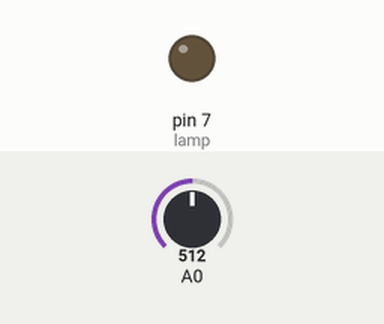
Simulated run of this sketch. Board: Arduino Uno, built with avr-gcc and run on an emulated ATmega328P. Parts: output pins drawn as LEDs (lit = HIGH). The test bench sets the inputs (shaded band); at power-on: A0 = 512.

Above: at 1.3 s.
1.4 s: A0 set to 312
4.4 s: A0 set to 288
At 7.2 s:
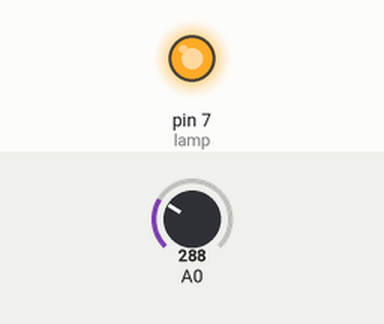
7.4 s: A0 set to 306
At 8.3 s:
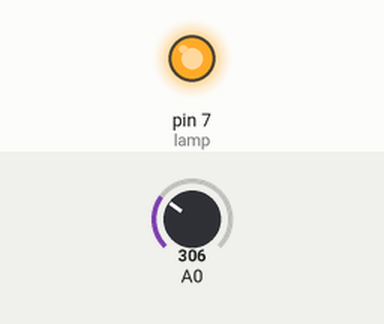
8.9 s: A0 set to 290
At 10.7 s:
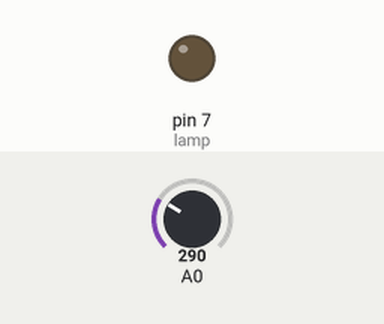
Timing chart, 0 to 12.9 s (numbered marks = the images above; inputs shaded):
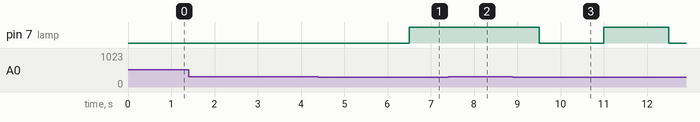

Measured:
- the behaviour switches between 300 and 299 on A0 (found by bisection; images 0 and 1)
- after the input at 1.4 s, every drawn part: stays the same
- after the input at 4.4 s, pin 7 (lamp): LOW → HIGH after 2.1 s
- after the input at 7.4 s, pin 7 (lamp): stays HIGH (without the input it goes to LOW after 0.60 s)
- after the input at 8.9 s, pin 7 (lamp): HIGH → LOW after 0.60 s, → HIGH 1.5 s later, → LOW 1.5 s later

The sketch:

LDR.ino
```cpp
const int lamp = 7;
boolean x = true;

void setup() {
  Serial.begin(9600);
  pinMode(lamp , OUTPUT);

}

void loop() {
  int c = analogRead(A0);
  delay(500);
if ( c<300 && x == true){
  digitalWrite(7,LOW);
   x = false;
   delay(1000);

}
else if ( c <300 && x == false){
x = true;
digitalWrite(7,HIGH);
delay(1000);
}
}
```
